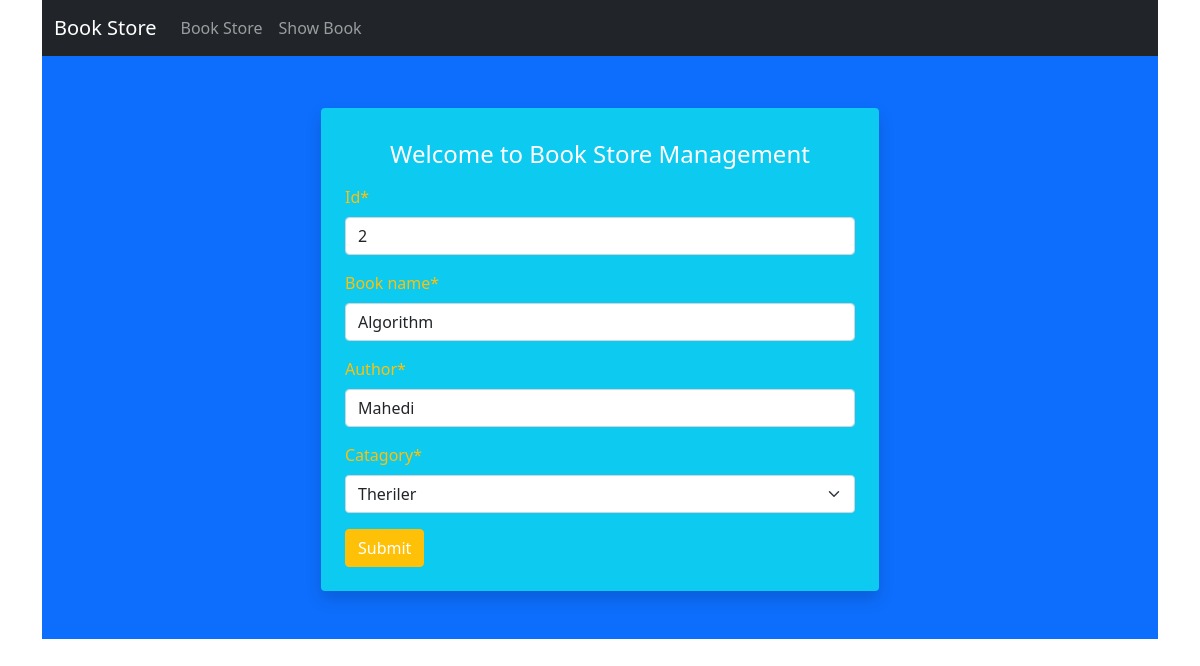
The page /edit_book/2 on the database its author committed.
### book/models.py (models this page shows)
class BookStoreModel(models.Model):
    CATAGORY = (
        ('Mysteri','Mysteri'),
        ('Theriler', 'Theriler'),
        ('Sci-Fi', 'Sci-Fi'),
        ('Humor', 'Humor'),
        ('Horror', 'Horror')
    )
    id = models.IntegerField(primary_key=True)
    book_name = models.CharField(max_length=50)
    author = models.CharField(max_length=50)
    catagory = models.CharField(max_length=50, choices=CATAGORY)
    first_pub = models.DateTimeField( auto_now_add=True)
    last_pub = models.DateTimeField(auto_now=True)

### book/views.py (the view)
# urls.py: path('edit_book/<int:id>',edit_book,name='editbook'),
def edit_book(request,id):
    book = BookStoreModel.objects.get(pk=id)
    form = BookStoreForm(instance=book)
    if request.method=='POST':
        form = BookStoreForm(request.POST,instance=book)
        if form.is_valid():
            form.save()
            return redirect('showbook')
    return render(request,"store_book.html",{'form':form})

### book/forms.py
class BookStoreForm(forms.ModelForm):
    class Meta:
        model = BookStoreModel
        exclude = ['first_pub','last_pub']

### book/templates/store_book.html (shortened to what this page needs)
{% extends 'base.html' %}
{% load crispy_forms_tags %}
{% block content %}
<div class="h-auto bg-primary mt-0 pt-5 pb-5">
    <form method="POST" class="w-50 m-auto p-4 bg-info shadow text-warning rounded mt-1">
        <h4 class="text-center p-2 text-white">Welcome to Book Store Management</h4>
        {{form|crispy}}
        <input type="submit" value="Submit" class="btn btn-warning text-white">
    </form>
</div>
{% endblock content %}

### rows shown on the page
BookStoreModel: id "2", book_name "Algorithm", author "Mahedi", catagory "Theriler"
